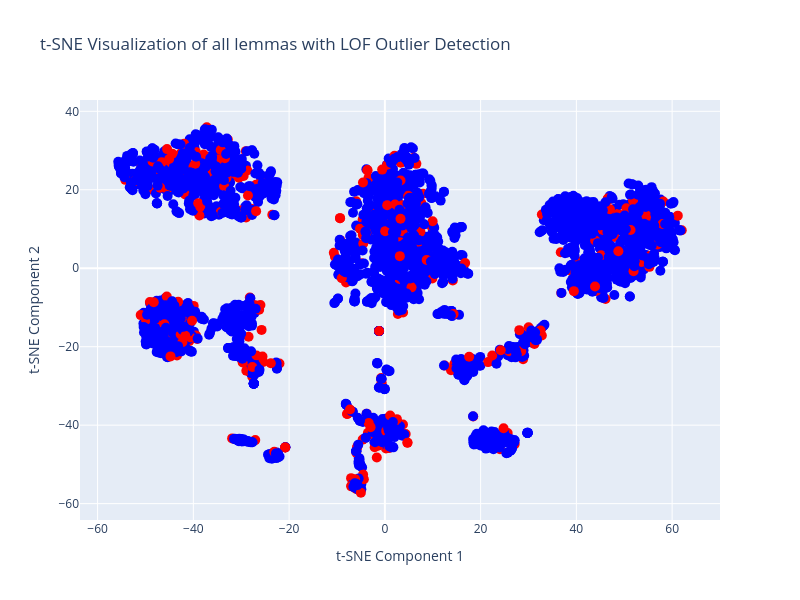

Notebook code for this chart:
### Code cell
from sklearn.manifold import TSNE
import plotly.graph_objects as go
import pandas as pd

# Dimensionality reduction using t-SNE
tsne = TSNE(n_components=2, random_state=42)
X_reduced = tsne.fit_transform(X)

# Prepare data for Plotly visualization
data = pd.DataFrame({
    "Component 1": X_reduced[:, 0],
    "Component 2": X_reduced[:, 1],
    "Word": unique_lemma,
    "Outlier": ["Outlier" if pred == -1 else "Inlier" for pred in y_pred],
})

# Create a scatter plot with Plotly
fig = go.Figure()

# Add scatter points
fig.add_trace(go.Scatter(
    x=data["Component 1"],
    y=data["Component 2"],
    mode='markers',
    marker=dict(size=10, color=["red" if o == "Outlier" else "blue" for o in data["Outlier"]]),
    text=data["Word"],  
    customdata=data["Outlier"],  # Inlier/Outlier status for hover
    hovertemplate="Word: %{text}<br>Status: %{customdata}<extra></extra>"
))

# Update layout
fig.update_layout(
    title="t-SNE Visualization of all lemmas with LOF Outlier Detection",
    xaxis_title="t-SNE Component 1",
    yaxis_title="t-SNE Component 2",
    width=800,
    height=600
)

# Show the plot
fig.show()

print(f"Number of outliers detected: {n_outliers}/{X.shape[0]}")

### Figure 1 — Plotly figure (JSON) as saved in the notebook; plotly's stock layout.template omitted (floating-point values rounded to 4 significant figures; data arrays with more than 128 entries replaced by an {"elided": "..."} marker saying what was removed)
{"data": [{"customdata": {"elided": "2930 str values"}, "hovertemplate": "Word: %{text}<br>Status: %{customdata}<extra></extra>", "marker": {"color": {"elided": "2930 str values"}, "size": 10}, "mode": "markers", "text": {"elided": "2930x2 str values"}, "type": "scatter", "x": {"elided": "2930 float values"}, "y": {"elided": "2930 float values"}}], "layout": {"height": 600, "title": {"text": "t-SNE Visualization of all lemmas with LOF Outlier Detection"}, "width": 800, "xaxis": {"title": {"text": "t-SNE Component 1"}}, "yaxis": {"title": {"text": "t-SNE Component 2"}}}}
